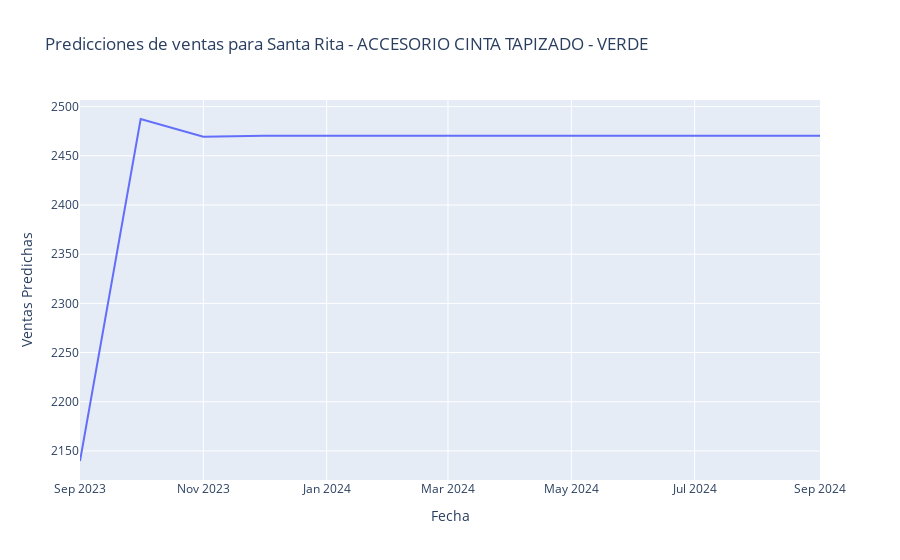

Notebook cell for this chart:
### Code cell
# Definir las selecciones
sucursal_seleccionada = 'Santa Rita'
producto_seleccionado = 'ACCESORIO CINTA TAPIZADO'
color_seleccionado = 'VERDE'

# Filtrar el DataFrame por sucursal, producto y color específicos
df_filtrado = df[(df['nombre_sucursal'] == sucursal_seleccionada) & 
                 (df['nombre_producto'] == producto_seleccionado) & 
                 (df['color'] == color_seleccionado)]

# Crear gráfico de líneas con Plotly Express
fig = px.line(df_filtrado, x='fecha', y='prediccion',
              title=f'Predicciones de ventas para {sucursal_seleccionada} - {producto_seleccionado} - {color_seleccionado}',
              labels={'prediccion': 'Ventas Predichas', 'fecha': 'Fecha'},
              line_shape='linear')

fig.show()

### Figure 1 — Plotly figure (JSON) as saved in the notebook; plotly's stock layout.template omitted (floating-point values rounded to 4 significant figures)
{"data": [{"hovertemplate": "Fecha=%{x}<br>Ventas Predichas=%{y}<extra></extra>", "legendgroup": "", "line": {"color": "#636efa", "dash": "solid", "shape": "linear"}, "marker": {"symbol": "circle"}, "mode": "lines", "name": "", "orientation": "v", "showlegend": false, "type": "scatter", "x": ["2023-09-01", "2023-10-01", "2023-11-01", "2023-12-01", "2024-01-01", "2024-02-01", "2024-03-01", "2024-04-01", "2024-05-01", "2024-06-01", "2024-07-01", "2024-08-01", "2024-09-01"], "xaxis": "x", "y": [2140.0, 2487.0, 2469.0, 2470.0, 2470.0, 2470.0, 2470.0, 2470.0, 2470.0, 2470.0, 2470.0, 2470.0, 2470.0], "yaxis": "y"}], "layout": {"legend": {"tracegroupgap": 0}, "title": {"text": "Predicciones de ventas para Santa Rita - ACCESORIO CINTA TAPIZADO - VERDE"}, "xaxis": {"anchor": "y", "domain": [0, 1], "title": {"text": "Fecha"}}, "yaxis": {"anchor": "x", "domain": [0, 1], "title": {"text": "Ventas Predichas"}}}}
